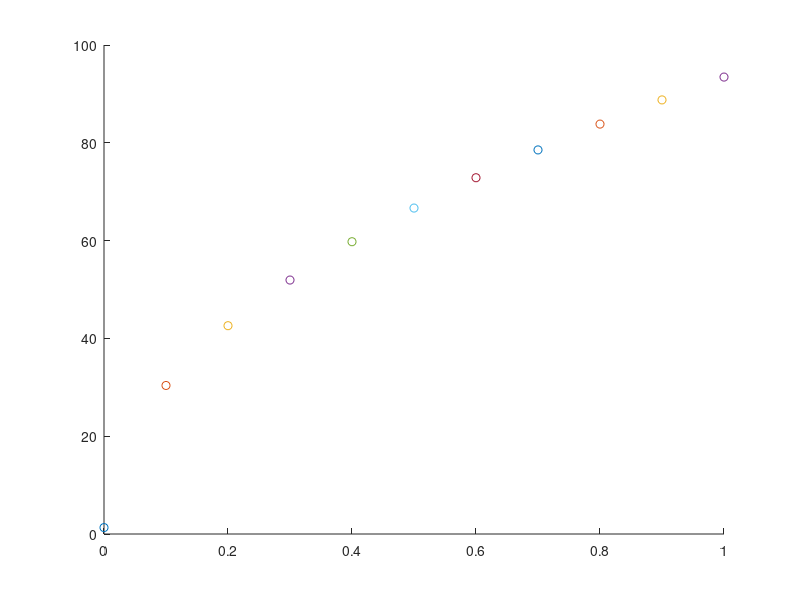

The MATLAB script that drew this image:
%% This is the program to compute phi(y) function max
clear
clc
close all
% units are taken to be \hbar=m=k_B=1
kr = 0.22;
delta = 0;
Omega=3;
omega_c = 1;
T = 0.5; 
beta = 1/T;
N = 1000;

maxKZ = 10;
S = @(y) quadgk(@(kz) exp(-beta*kz.^2/2)*2.*...
    cosh(beta*sqrt((kr*kz+delta).^2+N*(Omega/2)^2*y)),-maxKZ,maxKZ);
ay = 0:0.1:1;
phi = @(y) -beta*omega_c*y+log(S(y));
for y = ay
    scatter(y,phi(y))
    hold on
end
hold off